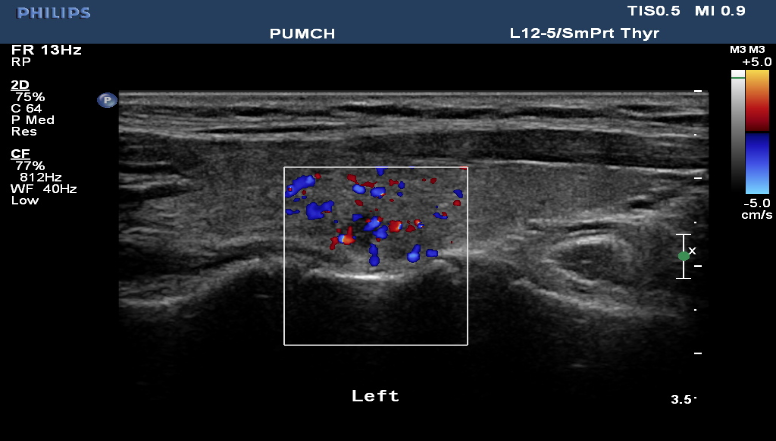
#> input picture EndMaster_Demo/static/input.jpg.bmp, 776 x 441 px
$ python image_preprocess.py   (Python 2 division)
#> lines starting #> are read from the running program, lines starting #| are printed output that depends on the picture
#!/usr/bin/env python
#-*- coding: utf-8 -*-

import cv2

## 计算相应方向连续黑色像素的最大长度
def countMaxLength(im_gray, w, h, value_black, row=-1, col=-1):
    ##
    if row >= 0 and col >= 0:
        print 'row >= 0 and col >= 0 !!!'
        exit(0)
    if row < 0 and col < 0:
        print 'row < 0 and col < 0 !!!'
        exit(0)
    ##
    maxLen = 0
    ##
    # print('w, h, row, col = ', w, h, row, col)
    ##
    if row >= 0:
        len_tmp = 0
        for j in range(0, w):
            if im_gray[row, j] <= value_black:
                len_tmp += 1
            else:
                len_tmp = 0
            maxLen = max(maxLen, len_tmp)
    ##
    if col >= 0:
        len_tmp = 0
        for i in range(0, h):
            if im_gray[i, col] <= value_black:
                len_tmp += 1
            else:
                len_tmp = 0
            maxLen = max(maxLen, len_tmp)
    ##
    return maxLen

## 去除周围的无效边框
def removeAround(im_gray, value_black, f_scale_x=0.3, f_scale_y=0.3):
    im_gray = cv2.resize(im_gray, (0, 0), fx=f_scale_x, fy=f_scale_y)
    (h, w) = im_gray.shape
    center_i = h / 2
    center_j = w / 2
    print center_i, center_j
    x1 = center_i; x2 = center_i; y1 = center_j; y2 = center_j
    ##
    prob_w = 1.0 / 2
    prob_h = 1.0 / 2

    min_w = w * prob_w
    min_h = h * prob_h
    ## up
    for i in range(center_i, -1, -1):
        maxLen = countMaxLength(im_gray, w, h, value_black, row=i, col=-1)
        if maxLen < min_w:
            x1 = i
        else:
            break
    ## down
    for i in range(center_i, h):
        maxLen = countMaxLength(im_gray, w, h, value_black, row=i, col=-1)
        if maxLen < min_w:
            x2 = i
        else:
            break
    ## left
    for j in range(center_j, -1, -1):
        maxLen = countMaxLength(im_gray, w, h, value_black, row=-1, col=j)
        if maxLen < min_h:
            y1 = j
        else:
            break
    ## right
    for j in range(center_j, w):
        maxLen = countMaxLength(im_gray, w, h, value_black, row=-1, col=j)
        if maxLen < min_h:
            y2 = j
        else:
            break
    ##
    ##
    x1 = int(x1 / f_scale_x)
    x2 = int(x2 / f_scale_x)
    y1 = int(y1 / f_scale_y)
    y2 = int(y2 / f_scale_y)
    return x1, x2, y1, y2

if __name__ == '__main__':
    print 'test'
    srcfile = './static/input.jpg.bmp'

    im_gray = cv2.imread(srcfile, 0)
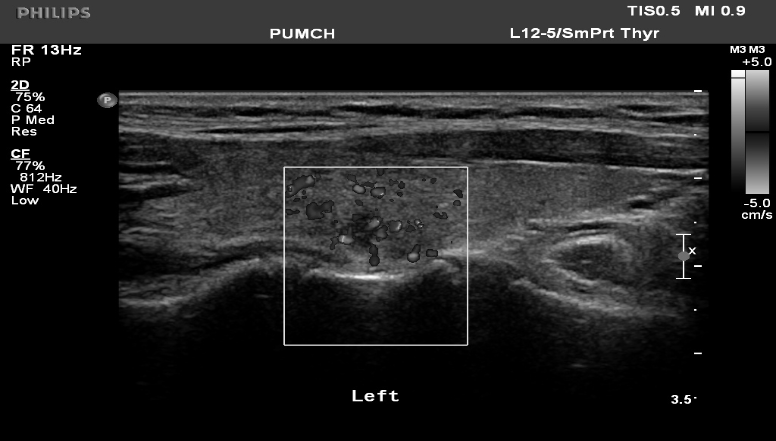
#> im_gray: shape (441, 776); min 0, max 255, mean 32.7
    print im_gray.shape
#| (441, 776)

    cv2.imshow('test', im_gray)
    cv2.waitKey(0)
    x1, x2, y1, y2 = removeAround(im_gray, 5, f_scale_x=0.2, f_scale_y=0.2)
#> in removeAround, `im_gray = cv2.resize(im_gray, (0, 0), fx=f_scale_x, fy=f_scale_y)`:
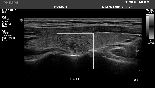
#> im_gray: shape (88, 155); min 0, max 255, mean 33.5
#| 44 77
#> the loop in removeAround, `for i in range(center_i, -1, -1):` made 28 passes
#> maxLen on passes 1 to 12: 24, 24, 24, 24, 18, 25, 11, 9, 24, 12, 24, 18
#> the loop in removeAround, `for i in range(center_i, h):` made 26 passes
#> maxLen on passes 1 to 12: 24, 24, 24, 24, 24, 25, 24, 28, 31, 29, 29, 27
#> the loop in removeAround, `for j in range(center_j, -1, -1):` made 55 passes
#> maxLen on passes 1 to 12: 20, 9, 9, 9, 11, 21, 20, 9, 19, 20, 23, 22
#> the loop in removeAround, `for j in range(center_j, w):` made 66 passes
#> x1 = 90; x2 = 340; y1 = 120; y2 = 705
    im_crop = im_gray[x1:x2+1, y1:y2+1]
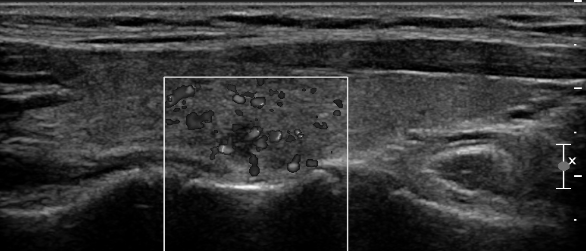
#> im_crop: shape (251, 586); min 0, max 255, mean 52.7
    cv2.imshow('test', im_crop)
    cv2.waitKey(0)
